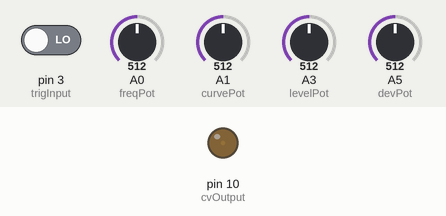
Recording of a sketch running on a simulated Arduino Uno, built with avr-gcc and run on an emulated ATmega328P. Shown: output pins drawn as LEDs (lit = HIGH). The test bench sets the inputs (shaded band); at power-on: A3 (levelPot) = 512, A0 (freqPot) = 512, A1 (curvePot) = 512, A5 (devPot) = 512, pin 3 (trigInput) LOW. Random numbers use the default seed unless the sketch sets one.

Above: at 0.85 s.
1.3 s: A3 (levelPot) set to 716
At 2.76 s:
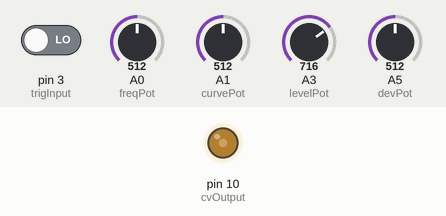
5.0 s: A3 (levelPot) set to 992
At 5.9 s:
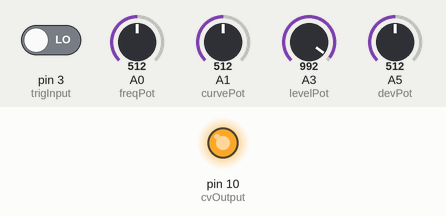
8.5 s: A0 (freqPot) set to 40
At 9.36 s:
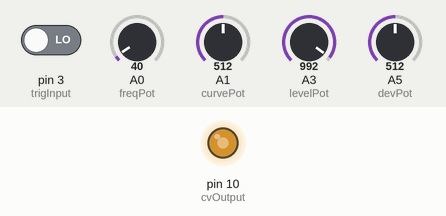
12.0 s: A1 (curvePot) set to 306
15.5 s: A5 (devPot) set to 992
Timing chart, 0 to 20.0 s (numbered marks = the images above; inputs shaded):
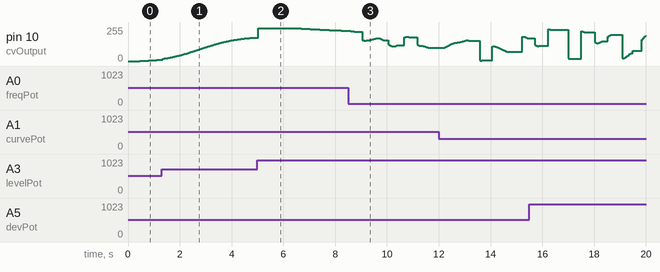

The sketch:

HAGIWO_Bezier-curve_random-CV-generator_Sync-LFO.ino
```cpp
#include  <avr/io.h>//for fast PWM

// This is the Bezier curve random CV generator code from HAGIWO adapted for the Sync LFO mzuelch published on Github
// More info here: https://note.com/solder_state/n/n39aacefd73a3 and https://www.youtube.com/watch?v=yJ8VUiZf6Yg
//
// Pot 0 -> frequency
// Pot 1 -> curve
// pot 2 -> frequency variation
// Pot 3 -> Level


#define cvOutput 10
#define trigInput 3 // digital in
#define freqPot 0
#define curvePot 1
#define levelPot 3
#define devPot 5


bool ext_pulse = 0;//0=no external in
bool old_ext_pulse = 0;
int i = 0;
int start_val = 0;//Bezier Curve Starting Point
int end_val = 255;//Bezier Curve end Point
float old_wait = 0;
float wait = 0;//Bezier curve x-axis (time)
float bz_val = 0;//Bezier curve y-axis (voltage)
int  dev, level, curve, freq;
long timer = 0;//
long timer1 = 0;//analog read interval
float x[256];//Bezier Curve Calculation Tables

int freq_rnd = 501;
int freq_dev = 40;
int chance[32] = {5, 12, 21, 33, 48, 67, 90, 118, 151, 189, 232, 279, 331, 386, 443, 501, 559, 616, 671, 723, 770, 813, 851, 884, 912, 935, 954, 969, 981, 990, 997, 1000};//normal distribution table
int freq_err[32] = {8, 9, 10, 11, 12, 13, 14, 15, 16, 18, 20, 22, 24, 26, 28, 30, 33, 36, 40, 46, 52, 58, 64, 70, 76, 82, 90, 98, 110, 122, 136, 148};//Frequency Variation

void setup()
{
 for (int j = 0; j < 255; j++) {//Preparation of Bezier Curve Calculation Tables
   x[j] = j * 0.003921; //j/255
 }
 pinMode(cvOutput, OUTPUT); //CV output
 pinMode(trigInput, INPUT); // trigger input
 timer = micros();
 timer1 = millis();
 // 9,10pin pwm setting
 TCCR1B &= B11111000;
 TCCR1B |= B00000001;
 delay(50);
}

void loop()
{
 // todo gate / trigger input for ?
 old_ext_pulse = ext_pulse;
 ext_pulse = digitalRead(trigInput);

 if(timer1 +50 < millis()){
 //freq = min(511,(analogRead(0) / 2 + analogRead(7) / 2)) * freq_dev;
 // no cv input
 freq = min(511,(analogRead(freqPot) / 2)) * freq_dev;
 //curve = min(255,(analogRead(1) / 4 + analogRead(6) / 4));
 // no cv input
 curve = min(255,(analogRead(curvePot) / 4));
 level = analogRead(levelPot) / 4;
 timer1 = millis();
 }

 if (timer + (wait - old_wait)  <= micros()) {
   old_wait = wait;
   i++;

   if (i >= 255) {//Recalculation of target voltage values
     i = 0;
     start_val = end_val;
     end_val = random(0, 255);
     change_freq_error();
   }

   //Bezier Curve Calculations
   wait = 3 * pow((1 - x[i]), 2) * x[i] * curve + 3 * (1 - x[i]) * pow(x[i], 2) * (255 - curve) + pow(x[i], 3) * 255;
   wait = 1+wait * freq*2;
   bz_val = pow((1 - x[i]), 3) * start_val + 3 * pow((1 - x[i]), 2) * x[i] * start_val + 3 * (1 - x[i]) * pow(x[i], 2) * end_val + pow(x[i], 3) * end_val;

   timer = micros();
   PWM_OUT();//PWM output
 }

}
void change_freq_error() {//Frequency variation is obtained from the standard deviation table
 dev = map(analogRead(devPot), 0, 1023, 0, 500);
 freq_rnd = random(500 - dev, 500 + dev);
 for (int k = 0; k < 32; k++) {
   if (freq_rnd >= chance[k] && freq_rnd < chance[k + 1]) {
     freq_dev = freq_err[k];
   }
 }
}

void PWM_OUT() {//PWM output
 analogWrite(cvOutput, bz_val * level / 255);
}
```
